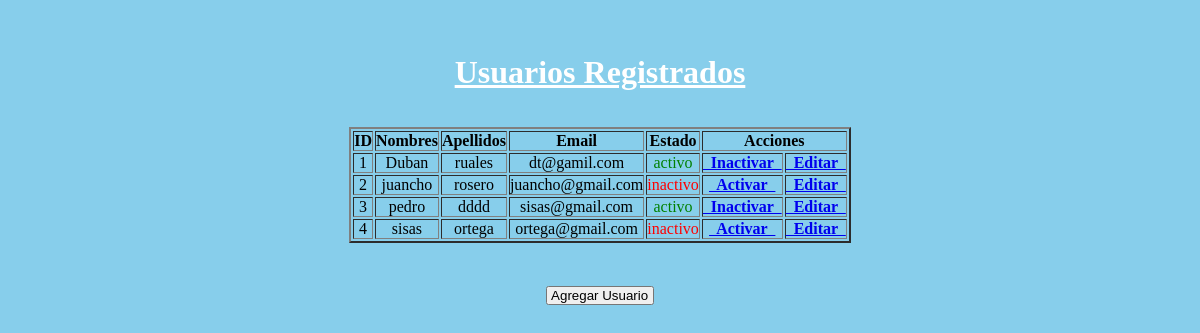
The page / on the database its author committed.
### tables this page shows
CREATE TABLE IF NOT EXISTS `usuarios` (
  `id` bigint(20) NOT NULL AUTO_INCREMENT,
  `nombres` varchar(40) DEFAULT NULL,
  `apellidos` varchar(40) DEFAULT NULL,
  `email` varchar(200) DEFAULT NULL,
  `password` varchar(80) DEFAULT NULL,
  `estado` varchar(40) DEFAULT NULL,
  PRIMARY KEY (`id`)
);

### includes/db.php (called while the page is built, shortened)
<?php
class DB {
    static $host = "localhost";
    static $user = "root";
    static $password = "";
    static $db = "usuarios";
    public static function query($sql){
        $con = new mysqli(self::$host, self::$user, self::$password, self::$db);
        $result = $con->query($sql);
        return $result;
    }
}
?>

### index.php (the view, shortened to what this page needs)
<?php
    include('includes/db.php');
    $sql = "SELECT* from usuarios";
    $result = DB::query($sql);
?>
<!DOCTYPE html>
<html lang="es">
<head>
<link rel="stylesheet" href="style.css">
</head>
<body bgcolor="#87CEEB" >
    <center>
<div class="container"><br><br><br>
    <font color="#ffffff">
    <h1> <u> Usuarios Registrados </u> </h1><br><br>
    </font>
    <div>
        <table border="2" >
            <thead>
            <tr>
                <th>ID</th>   <th>Nombres</th>
                <th>Apellidos</th>    <th>Email</th>
                <th>Estado</th>     <th colspan="2">Acciones</th>
            </tr>
            </thead>
            <tbody class="center">
            <?php while($mostrar=mysqli_fetch_array($result)){ ?>
            <tr>
                <td><?= $mostrar['id'] ?></td>
                <td><?= $mostrar['nombres'] ?></td>
                <td><?= $mostrar['apellidos'] ?></td>
                <td><?= $mostrar['email'] ?></td>
                <td class="<?= $mostrar['estado'] ?>"><?= $mostrar['estado'] ?></td>
                <td>
                    <?php  if($mostrar['estado'] == "activo"){  ?>
                        <a href="guardar.php?estado=<?= $mostrar['estado']?>&id=<?= $mostrar['id']?>"><b>&nbsp; Inactivar &nbsp;<b></a>
                    <?php  }else{  ?>
                        <a href="guardar.php?estado=<?= $mostrar['estado']?>&id=<?= $mostrar['id']?>"><b>&nbsp; Activar &nbsp;<b></a>
                    <?php  }  ?>
                </td>
                <td> <a href="editar.php?id=<?= $mostrar['id']?>"><b>&nbsp; Editar &nbsp;<b></a><br>  </td>
            </tr>
            <?php } ?>
    </div>
        </center>
        </table><br><br>
        <h2>
        <input type="button" onclick="location.href='crear.php'" value=" Agregar Usuario "/>
        </h2>
</body>
</html>

### style.css (style rules this page uses)
* { padding: 0px; margin: 0px; }
body { height: 100vh; }
.container { display: flex; flex-direction: column; width: 100vw; height: 100%; align-items: center; justify-content: center; }
.center { text-align: center; }
.activo { color: green; }
.inactivo { color: red; }

### rows shown on the page
usuarios: id "1", nombres "Duban", apellidos "ruales", email "dt@gamil.com", estado "activo"
usuarios: id "2", nombres "juancho", apellidos "rosero", email "juancho@gmail.com", estado "inactivo"
usuarios: id "3", nombres "pedro", apellidos "dddd", email "sisas@gmail.com", estado "activo"
usuarios: id "4", nombres "sisas", apellidos "ortega", email "ortega@gmail.com", estado "inactivo"
